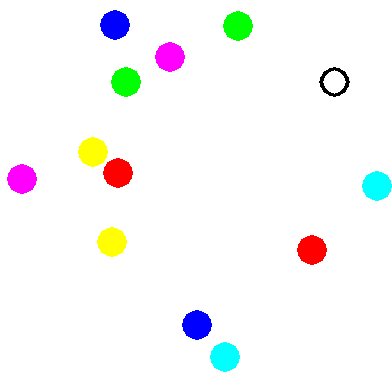
#> input picture image-segmentation/waterworld_imgs/example.png, 392 x 385 px
$ python segment_image.py
#> lines starting #> are read from the running program, lines starting #| are printed output that depends on the picture; after the words box and inside, x2 and y2 are one past the last pixel; in counts of white or black regions, pixels touching at a corner belong together
### image-segmentation/img_utils.py
import numpy as np
import cv2 as cv
from matplotlib import pyplot as plt
from PIL import Image

def load_img_and_convert_to_three_channels(path_to_img):
#> called with path_to_img = '../waterworld_imgs/example.png'
    img = np.asarray(Image.open(path_to_img))
#> img is the input picture: shape (385, 392, 4); mean R, G, B, A 247.7, 247.7, 247.7, 255
    three_channel_img = cv.cvtColor(img, cv.COLOR_BGRA2BGR)
    return three_channel_img

### image-segmentation/watershed_alg/segment_image.py
import numpy as np
import cv2 as cv
from matplotlib import pyplot as plt
from PIL import Image
import sys
sys.path.insert(1, "..")
import img_utils as utils

def plot_threshold_vs_grey_vs_original(thresh, gray, original):
    fig, (axs1, axs2, axs3) = plt.subplots(1, 3)
    fig.suptitle("Comparing threshold plot with the original image")
    axs1.imshow(thresh, 'gray', vmin=0, vmax=255)
    axs1.set(title="Threshold plot", xticks=[], yticks=[])
    axs2.imshow(gray, vmin=0, vmax=255)
    axs2.set(title="Grayed out image", xticks=[], yticks=[])
    axs3.imshow(original, vmin=0, vmax=255)
    axs3.set(title="Original image", xticks=[], yticks=[])
    plt.show()

def plot_thresholds_against_original(thresh_arr, subplot_titles, original):
    fig, axs = plt.subplots(len(thresh_arr), 2)
    for i in range(len(thresh_arr)):
        axs[i, 0].imshow(thresh_arr[i], 'gray', vmin=0, vmax=255)
        axs[i, 0].set(title=subplot_titles[i], xticks=[], yticks=[])
        axs[i, 1].imshow(original, vmin=0, vmax=255)
        axs[i, 1].set(title="Original image", xticks=[], yticks=[])
    plt.show()

def approximate_estimate(path_to_img, otsu_binarisation=True):
#> called with path_to_img = '../waterworld_imgs/example.png', otsu_binarisation = True
    img = cv.imread(path_to_img)
#> img: shape (385, 392, 3)
    assert img is not None, "File could not be read, check with os.path.exists()"
    gray = cv.cvtColor(img, cv.COLOR_BGR2GRAY)
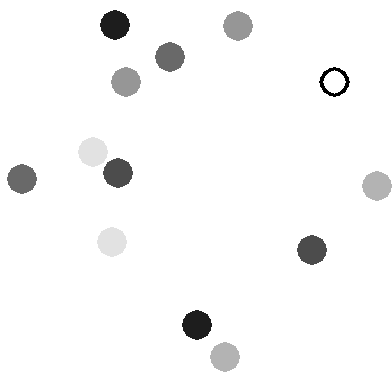
#> gray: shape (385, 392); min 0, max 255, mean 247.7
    # threshold = cv.THRESH_BINARY_INV+cv.THRESH_OTSU if otsu_binarisation else cv.THRESH_BINARY_INV
    threshold = cv.THRESH_TOZERO
    ret, thresh = cv.threshold(gray, 0, 255, threshold)
    return ret, thresh, gray

def extract_sure_fg_and_bg(thresh):
    kernel = np.ones((3, 3), np.uint8)
    opening = cv.morphologyEx(thresh, cv.MORPH_OPEN, kernel, iterations=2)
    sure_bg = cv.dilate(opening, kernel, iterations=3)
    dist_transform = cv.distanceTransform(opening, cv.DIST_L2, 5)
    ret, sure_fg = cv.threshold(dist_transform, 0.7 * dist_transform.max(), 255, 0)

    sure_fg = np.uint8(sure_fg)
    unknown = cv.subtract(sure_bg, sure_fg)

    return sure_fg, sure_bg, unknown

def create_markers(sure_fg, unknown):
    ret, markers =  cv.connectedComponents(sure_fg)
    markers = markers + 1
    markers[unknown==255] = 0
    return markers

if __name__ == "__main__":
    eg_image_path = "../waterworld_imgs/example.png"
    three_channel_img = utils.load_img_and_convert_to_three_channels(eg_image_path)
    ret, thresh, gray = approximate_estimate(eg_image_path)
#> ret = 0
    plot_threshold_vs_grey_vs_original(thresh, gray, three_channel_img)
    sure_fg, sure_bg, unknown = extract_sure_fg_and_bg(thresh)
#> in extract_sure_fg_and_bg, `dist_transform = cv.distanceTransform(opening, cv.DIST_L2, 5)`:
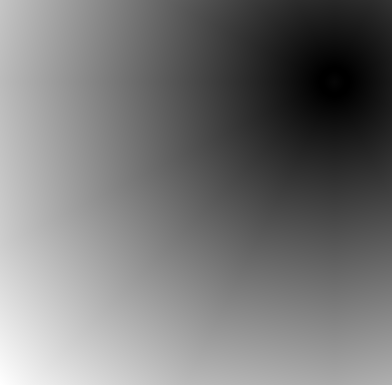
#> dist_transform: shape (385, 392) float32; min 0, max 434.1, mean 202.1; drawn with min black and max white
#> in extract_sure_fg_and_bg, `ret, sure_fg = cv.threshold(dist_transform, 0.7 * dist_transform.max()..`:
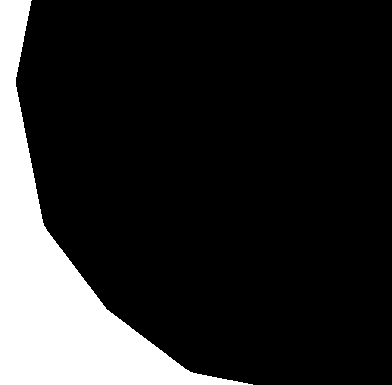
#> sure_fg: shape (385, 392) float32; 16.4% white; 1 white region, box (x1, y1, x2, y2) and area: (0, 0, 253, 385) 24712
#> in extract_sure_fg_and_bg, `ret, sure_fg = cv.threshold(dist_transform, 0.7 * dist_transform.max()..`: ret = 303.9
#> in extract_sure_fg_and_bg, `unknown = cv.subtract(sure_bg, sure_fg)`:
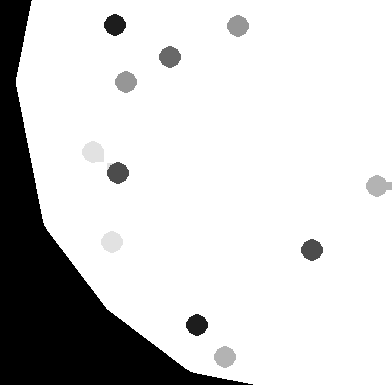
#> unknown: shape (385, 392); min 0, max 255, mean 210
    plot_thresholds_against_original([sure_fg, sure_bg], ["Sure foreground", "Sure background"], three_channel_img)
#> the loop in plot_thresholds_against_original, `for i in range(len(thresh_arr)):` made 2 passes
    markers = create_markers(sure_fg, unknown)
#> in create_markers, `ret, markers =  cv.connectedComponents(sure_fg)`: ret = 2
#> in create_markers, `markers[unknown==255] = 0`:
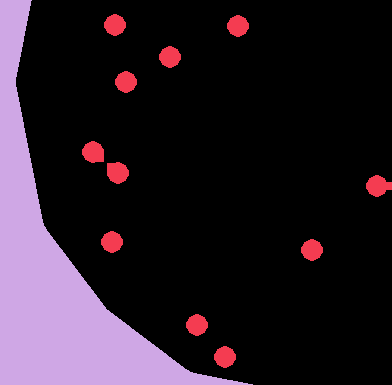
#> markers: shape (385, 392) int32; 3 distinct labels, from 0 to 2; one colour per label, 0 black
    markers = cv.watershed(three_channel_img, markers)
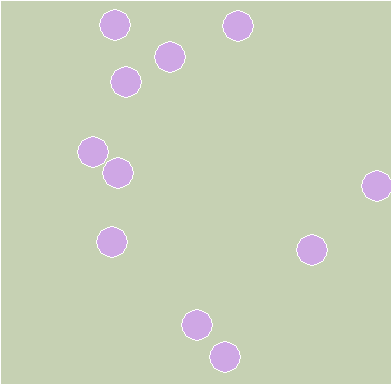
#> markers: shape (385, 392) int32; 3 distinct labels, from -1 to 2; one colour per label, 0 black, -1 white
    three_channel_img[markers == -1] = [255, 0, 0]
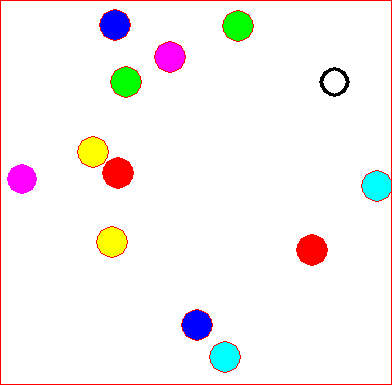
#> three_channel_img: shape (385, 392, 3); mean R, G, B 247.7, 243.5, 243.5
    plt.imshow(three_channel_img, vmin=0, vmax=255)
    plt.show()
